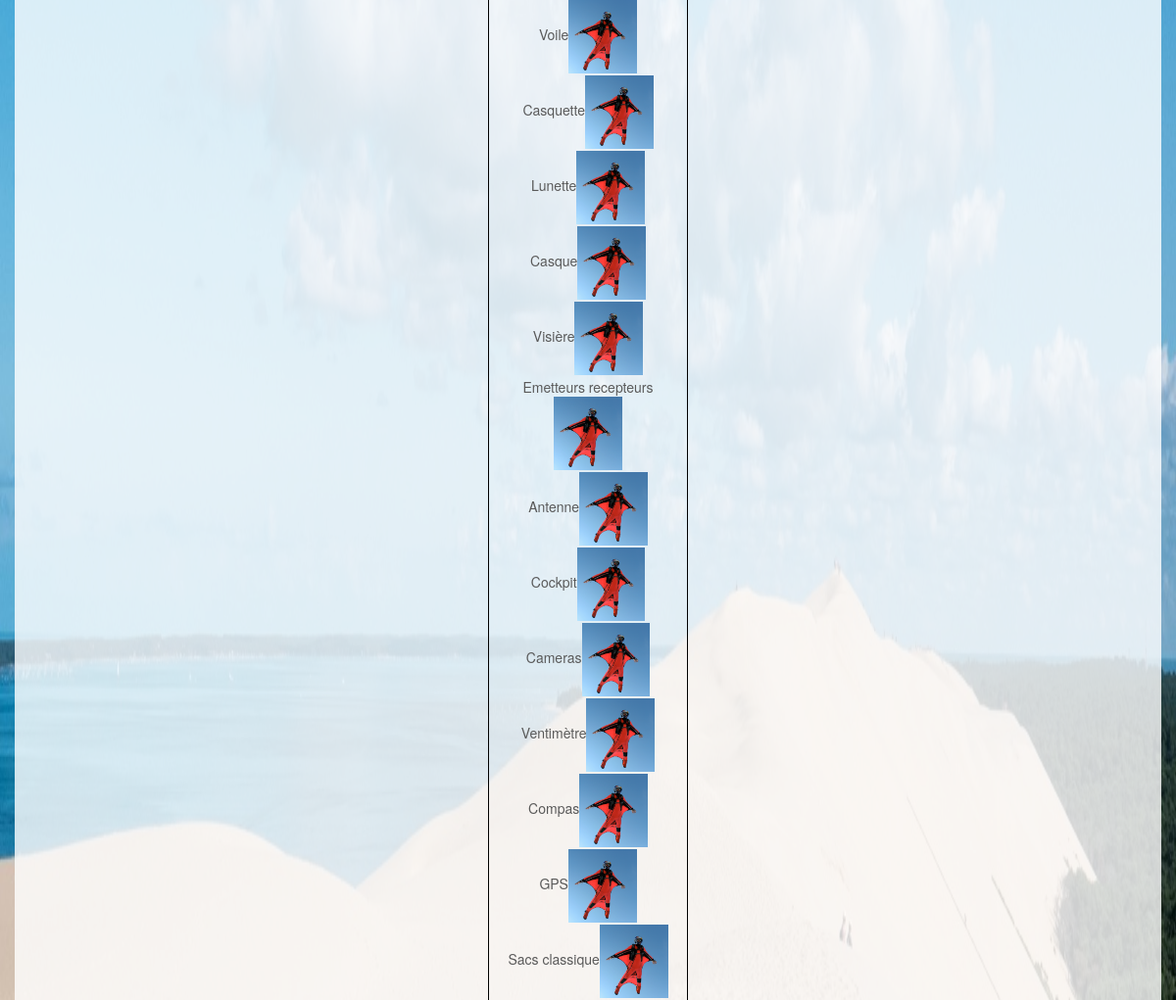
The app's page /Leger/Site/equipements/index.php (middle part), older data.
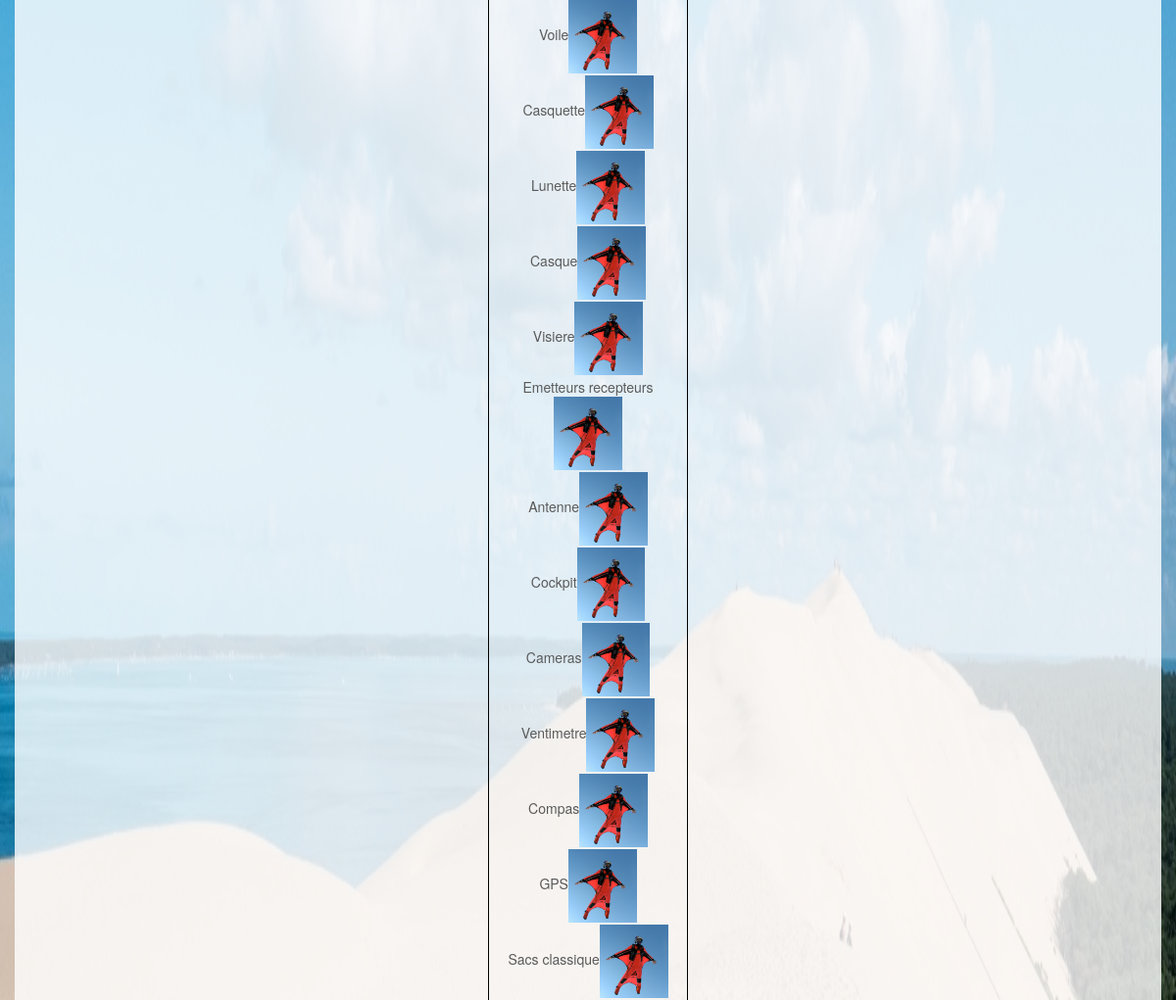
The same page, newer data.
### tables this page shows
CREATE TABLE IF NOT EXISTS `article` (
  `id_article` int(11) NOT NULL AUTO_INCREMENT,
  `libelle_article` varchar(160) NOT NULL,
  `stock_article` int(100) NOT NULL,
  `id_fournisseur_article` int(11) NOT NULL,
  `prix_article` decimal(10,0) NOT NULL,
  PRIMARY KEY (`id_article`),
  KEY `fk_article_fournisseur` (`id_fournisseur_article`)
);

### Leger/Site/equipements/index.php (the view, shortened to what this page needs)
<?php include '../header.php'; ?>
<?php include '../connexion.php'; ?>
<?php
        $query = 'select * from article';
        $result = mysqli_query($bdd, $query);
        echo '<table style="margin: auto; text-align: center; border: solid black 1px;">
            <tr>
                <td style="font-weight: bold">Équipement</td>
            </tr>';
            while ($donnees = mysqli_fetch_array($result, MYSQLI_ASSOC)){
                echo'<tr>
                    <td>'.$donnees ['libelle_article'].'<img src="../images/suit.jpg" height="75" widht="75"/></td>
                </tr>';
            }
        echo'</table>';
?>
<?php include '../footer.php'; ?>

### Leger/Site/header.php (shortened to what this page needs)
<!DOCTYPE html>
<html lang="fr">
  <head>
    <link href="../css/bootstrap.min.css" rel="stylesheet">
    <link href="../css/carousel.css" rel="stylesheet">
    <link href="../css/style.css" rel="stylesheet">
  </head>
  <body>
<div class="container marketing">

### Leger/Site/footer.php (shortened to what this page needs)
     <br>
     <br>
    </div>
  </body>
</html>

### Leger/Site/css/carousel.css (style rules this page uses)
body { padding-bottom: 40px; color: #5a5a5a; }

### Leger/Site/css/style.css (style rules this page uses)
.marketing { height: 100%; padding-top: 23%; margin-top: -24%; margin-bottom: -20%; background-color: rgba(255, 255, 255, 0.8); }
body { background-image: url(../images/fond.jpg); background-repeat: no-repeat; background-attachment: fixed; background-size: 100% 100%; }
tbody tr td { padding: 0.5%; padding-left: 1%; padding-right: 1%; }

Row changes from the older to the newer data that the page shows:
changed article: libelle_article "Visière" → "Visiere"
changed article: libelle_article "Ventimètre" → "Ventimetre"
